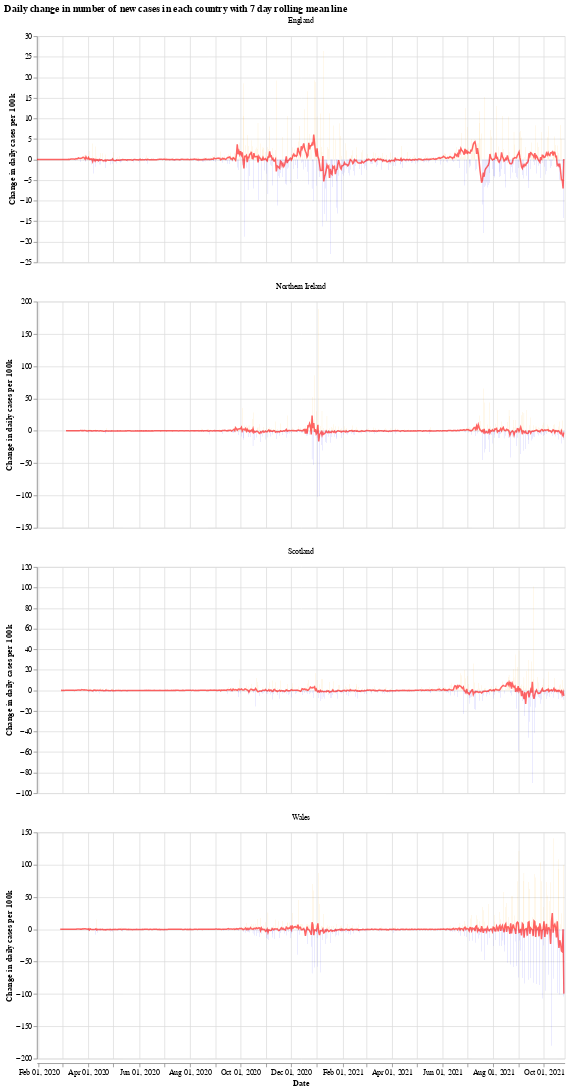

The cell this chart's notebook holds for it:
### Markdown cell above
We will use the Python library `Altair` for visualising the data, see the [altair docs](https://altair-viz.github.io/) for more information.

First we have a graph which shows the daily change in the number of new cases for each country. This number jumps up and down all over the place, which is likely due to delay in reporting of new cases over the weekend. Another interesting thing is that it looks like the daily cases in Wales experienced a much shorter period of calm over the summer (calm in the sense of daily cases not jumping up and down).

The orange bars are days when the number of new cases (per 100k population) was more than the previous day, while the blue are days when the number of new cases dropped. The red line is the 7 day moving average. 

When the moving average line is below 0, it means that there is a consistent drop in new cases. We can see this clearly happening around the times that lockdowns were introduced (though, to varying degrees). I will update the graphs soon with a marker of when each lockdown started.

### Code cell
# collapse
import altair as alt

bars = alt.Chart(uk_cases).mark_bar().encode(
    x=alt.X("yearmonthdate(date):T", axis=alt.Axis(title='Date')),
    y=alt.Y("casesChangeRate:Q", axis=alt.Axis(title='Change in daily cases per 100k')),
    tooltip='casesChange',
    color=alt.condition(
        alt.datum.casesChangeRate > 0,
        alt.value("orange"),  # The positive color
        alt.value("blue")  # The negative color
    )
).properties(title='Daily change in number of new cases with 7 day rolling mean',width=700).interactive()

line = alt.Chart(uk_cases).mark_line(
    color='red',
    size=2,
    opacity=0.6
).transform_window(
    rolling_mean='mean(casesChangeRate)',
    frame=[0, 7],
    groupby=['areaName']
).encode(
    x='yearmonthdate(date):T',
    y='rolling_mean:Q'
)

alt.layer(bars, line, data=uk_cases).facet(alt.Column(
    'areaName', title=''), columns=1).resolve_scale(y='independent').properties(title='Daily change in number of new cases in each country with 7 day rolling mean line')

### Figure 1 — Vega-Lite specification as saved in the notebook (floating-point values rounded to 4 significant figures; data arrays with more than 128 entries replaced by an {"elided": "..."} marker saying what was removed)
{"config": {"view": {"continuousWidth": 400, "continuousHeight": 300}}, "data": {"name": "data-b4347616eba5ce019e17d682e19f778f"}, "facet": {"type": "nominal", "field": "areaName", "title": ""}, "spec": {"layer": [{"mark": "bar", "encoding": {"color": {"condition": {"value": "orange", "test": "(datum.casesChangeRate > 0)"}, "value": "blue"}, "tooltip": {"type": "quantitative", "field": "casesChange"}, "x": {"type": "temporal", "axis": {"title": "Date"}, "field": "date", "timeUnit": "yearmonthdate"}, "y": {"type": "quantitative", "axis": {"title": "Change in daily cases per 100k"}, "field": "casesChangeRate"}}, "selection": {"selector001": {"type": "interval", "bind": "scales", "encodings": ["x", "y"]}}, "title": "Daily change in number of new cases with 7 day rolling mean", "width": 700}, {"mark": {"type": "line", "color": "red", "opacity": 0.6, "size": 2}, "encoding": {"x": {"type": "temporal", "field": "date", "timeUnit": "yearmonthdate"}, "y": {"type": "quantitative", "field": "rolling_mean"}}, "transform": [{"window": [{"op": "mean", "field": "casesChangeRate", "as": "rolling_mean"}], "frame": [0, 7], "groupby": ["areaName"]}]}]}, "columns": 1, "resolve": {"scale": {"y": "independent"}}, "title": "Daily change in number of new cases in each country with 7 day rolling mean line", "$schema": "https://vega.github.io/schema/vega-lite/v4.8.1.json", "datasets": {"data-b4347616eba5ce019e17d682e19f778f": {"elided": "2448 records"}}}
